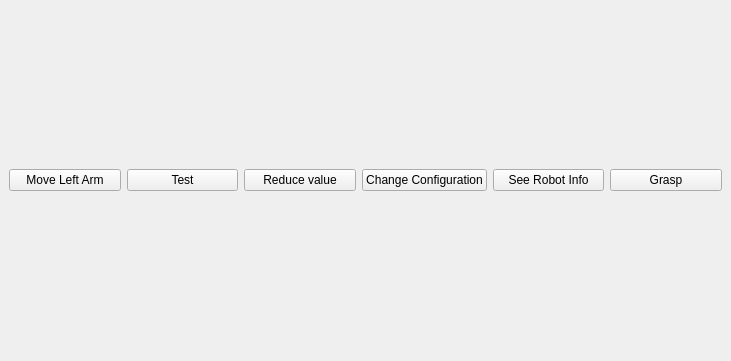
<?xml version="1.0" encoding="UTF-8"?>
<ui version="4.0">
 <class>MyPluginTab</class>
 <widget class="QDockWidget" name="MyPluginTab">
  <property name="geometry">
   <rect>
    <x>0</x>
    <y>0</y>
    <width>731</width>
    <height>361</height>
   </rect>
  </property>
  <property name="windowTitle">
   <string>Grasp</string>
  </property>
  <widget class="QWidget" name="dockWidgetContents">
   <layout class="QHBoxLayout" name="horizontalLayout">
    <item>
     <widget class="QPushButton" name="pushButtonMoveLeftArm">
      <property name="text">
       <string>Move Left Arm</string>
      </property>
     </widget>
    </item>
    <item>
     <widget class="QPushButton" name="testButton">
      <property name="text">
       <string>Test</string>
      </property>
     </widget>
    </item>
    <item>
     <widget class="QPushButton" name="pushButtonReduce">
      <property name="text">
       <string>Reduce value</string>
      </property>
     </widget>
    </item>
    <item>
     <widget class="QPushButton" name="pushButtonSetStartConfiguration">
      <property name="text">
       <string>Change Configuration</string>
      </property>
     </widget>
    </item>
    <item>
     <widget class="QPushButton" name="seeRobotInfoButton">
      <property name="text">
       <string>See Robot Info</string>
      </property>
     </widget>
    </item>
    <item>
     <widget class="QPushButton" name="graspButton">
      <property name="text">
       <string>Grasp</string>
      </property>
     </widget>
    </item>
   </layout>
  </widget>
 </widget>
 <resources/>
 <connections/>
 <slots>
  <slot>testslot()</slot>
 </slots>
</ui>
